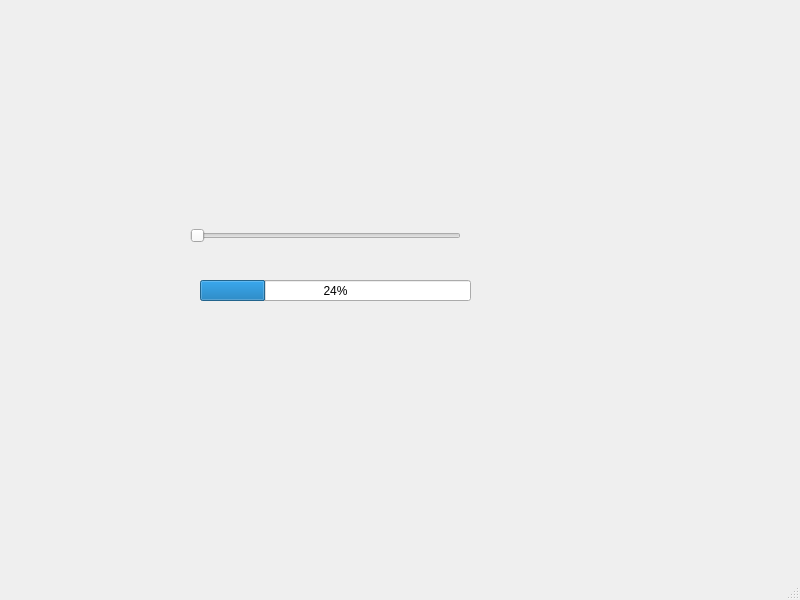
<?xml version="1.0" encoding="UTF-8"?>
<ui version="4.0">
 <class>MainWindow</class>
 <widget class="QMainWindow" name="MainWindow">
  <property name="geometry">
   <rect>
    <x>0</x>
    <y>0</y>
    <width>800</width>
    <height>600</height>
   </rect>
  </property>
  <property name="windowTitle">
   <string>MainWindow</string>
  </property>
  <widget class="QWidget" name="centralwidget">
   <widget class="QSlider" name="horizontalSlider">
    <property name="geometry">
     <rect>
      <x>190</x>
      <y>210</y>
      <width>271</width>
      <height>51</height>
     </rect>
    </property>
    <property name="orientation">
     <enum>Qt::Horizontal</enum>
    </property>
   </widget>
   <widget class="QProgressBar" name="progressBar">
    <property name="geometry">
     <rect>
      <x>200</x>
      <y>280</y>
      <width>271</width>
      <height>21</height>
     </rect>
    </property>
    <property name="value">
     <number>24</number>
    </property>
   </widget>
  </widget>
  <widget class="QMenuBar" name="menubar">
   <property name="geometry">
    <rect>
     <x>0</x>
     <y>0</y>
     <width>800</width>
     <height>25</height>
    </rect>
   </property>
  </widget>
  <widget class="QStatusBar" name="statusbar"/>
 </widget>
 <resources/>
 <connections/>
</ui>
